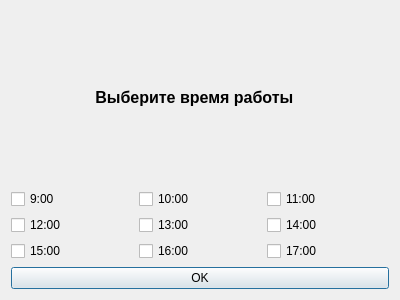
<?xml version="1.0" encoding="UTF-8"?>
<ui version="4.0">
 <class>mon</class>
 <widget class="QDialog" name="mon">
  <property name="geometry">
   <rect>
    <x>0</x>
    <y>0</y>
    <width>400</width>
    <height>300</height>
   </rect>
  </property>
  <property name="windowTitle">
   <string>Dialog</string>
  </property>
  <layout class="QGridLayout" name="gridLayout_2">
   <item row="1" column="0">
    <layout class="QGridLayout" name="gridLayout">
     <item row="2" column="1">
      <widget class="QCheckBox" name="mon13">
       <property name="text">
        <string>13:00</string>
       </property>
      </widget>
     </item>
     <item row="3" column="0">
      <widget class="QCheckBox" name="mon15">
       <property name="text">
        <string>15:00</string>
       </property>
      </widget>
     </item>
     <item row="1" column="2">
      <widget class="QCheckBox" name="mon11">
       <property name="text">
        <string>11:00</string>
       </property>
      </widget>
     </item>
     <item row="1" column="0">
      <widget class="QCheckBox" name="mon9">
       <property name="text">
        <string>9:00</string>
       </property>
      </widget>
     </item>
     <item row="3" column="1">
      <widget class="QCheckBox" name="mon16">
       <property name="text">
        <string>16:00</string>
       </property>
      </widget>
     </item>
     <item row="1" column="1">
      <widget class="QCheckBox" name="mon10">
       <property name="text">
        <string>10:00</string>
       </property>
      </widget>
     </item>
     <item row="2" column="2">
      <widget class="QCheckBox" name="mon14">
       <property name="text">
        <string>14:00</string>
       </property>
      </widget>
     </item>
     <item row="2" column="0">
      <widget class="QCheckBox" name="mon12">
       <property name="text">
        <string>12:00</string>
       </property>
      </widget>
     </item>
     <item row="3" column="2">
      <widget class="QCheckBox" name="mon17">
       <property name="text">
        <string>17:00</string>
       </property>
      </widget>
     </item>
    </layout>
   </item>
   <item row="2" column="0">
    <widget class="QPushButton" name="monOK">
     <property name="text">
      <string>OK</string>
     </property>
    </widget>
   </item>
   <item row="0" column="0">
    <widget class="QLabel" name="label">
     <property name="font">
      <font>
       <pointsize>12</pointsize>
       <weight>75</weight>
       <bold>true</bold>
      </font>
     </property>
     <property name="text">
      <string>                   Выберите время работы</string>
     </property>
    </widget>
   </item>
  </layout>
 </widget>
 <resources/>
 <connections/>
</ui>
